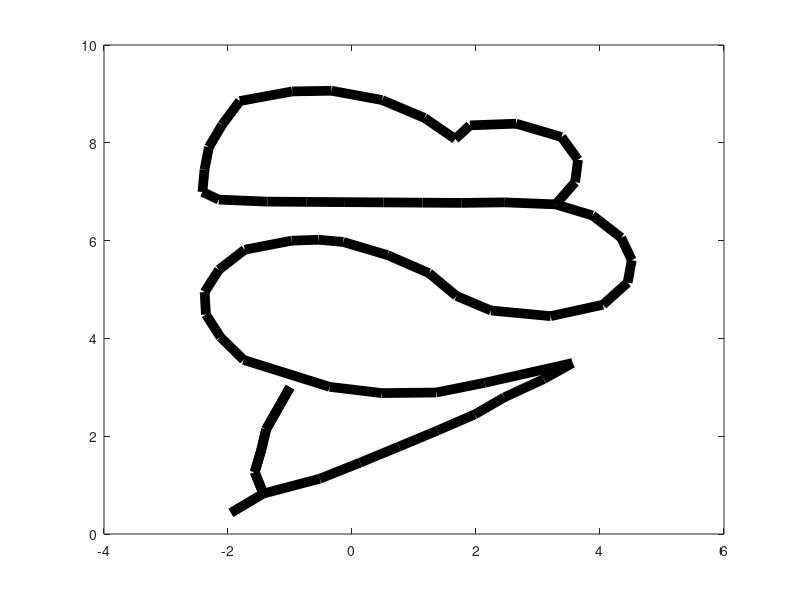

Here is the MATLAB script that generated this plot:
%% script_4
% something doesn't look right...

%read in data
data = csvread('ASB.csv');
%plot data
plot(data(:,2), data(:,1), 'k-', 'LineWidth',7);

%% This section has the fixed code if you are struggling to debug!

% %read in data
% data = csvread('ASB.csv');
% %plot data
% plot(data(:,1), data(:,2), 'k-', 'LineWidth',7); %switched axes
